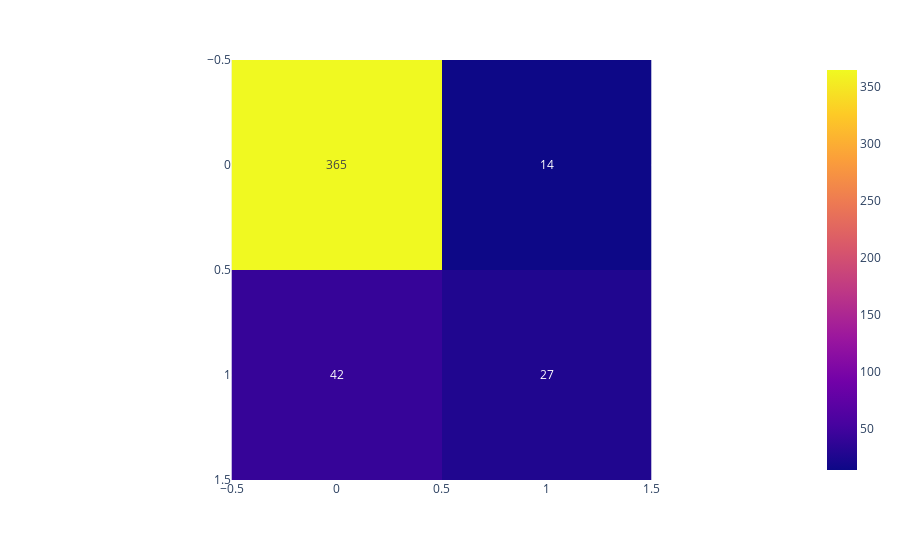

The cell this chart's notebook holds for it:
### Code cell
from sklearn.metrics import classification_report
print(classification_report(y_test, xgb_pred))

from sklearn.metrics import confusion_matrix
cm_xgb = confusion_matrix(y_test, xgb_pred)
cm_xgb
px.imshow(cm_xgb, text_auto=True)

### Figure 1 — Plotly figure (JSON) as saved in the notebook; plotly's stock layout.template omitted (floating-point values rounded to 4 significant figures)
{"data": [{"coloraxis": "coloraxis", "hovertemplate": "x: %{x}<br>y: %{y}<br>color: %{z}<extra></extra>", "name": "0", "texttemplate": "%{z}", "type": "heatmap", "xaxis": "x", "yaxis": "y", "z": [[365, 14], [42, 27]]}], "layout": {"coloraxis": {"colorscale": [[0, "#0d0887"], [0.1111, "#46039f"], [0.2222, "#7201a8"], [0.3333, "#9c179e"], [0.4444, "#bd3786"], [0.5556, "#d8576b"], [0.6667, "#ed7953"], [0.7778, "#fb9f3a"], [0.8889, "#fdca26"], [1, "#f0f921"]]}, "margin": {"t": 60}, "xaxis": {"anchor": "y", "constrain": "domain", "domain": [0, 1], "scaleanchor": "y"}, "yaxis": {"anchor": "x", "autorange": "reversed", "constrain": "domain", "domain": [0, 1]}}}
